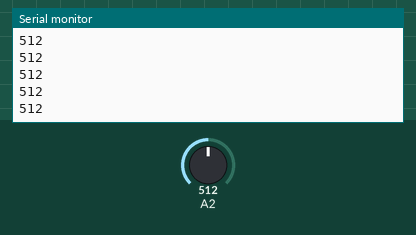
The sketch below on a simulated Arduino Uno, built with avr-gcc and run on an emulated ATmega328P. On the bench: the last lines printed to the serial monitor. Inputs (shaded band) come from the test bench; at power-on: A2 = 512.

Above: at 1.2 s.
1.3 s: A2 set to 620
At 2.2 s:
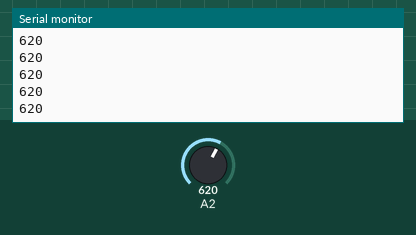
2.8 s: A2 set to 600
At 3.4 s:
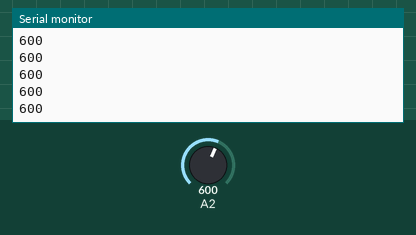
Timing chart, 0 to 5.8 s (numbered marks = the images above; inputs shaded):
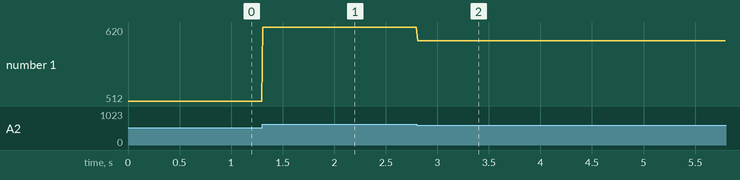

Measured:
- after the input at 1.3 s, the serial monitor: prints a new line at once (image 1)
- after the input at 2.8 s, the serial monitor: prints a new line at once (image 2)
- plotted number 1: 512 → 620 after the input at 1.3 s, 620 → 600 after the input at 2.8 s

The sketch:

lettura-pulsanti.ino
```cpp
int soglia = 5;
void setup() {
  Serial.begin(9600);
}
void loop() {
  int buttons = analogRead(A2);
  Serial.println(buttons);

  if ( (buttons > 203 - soglia) && (buttons < 203 + soglia) ){
    //Serial.println("1");
  } else if ( (buttons > 406 - soglia) && (buttons < 406 + soglia) ){
    //Serial.println("2");
  } else if ( (buttons > 610 - soglia) && (buttons < 610 + soglia) ){
    //Serial.println("3");
  } else if ( (buttons > 816 - soglia) && (buttons < 816 + soglia) ){
    //Serial.println("4");
  }

  delay(10);
}
```
